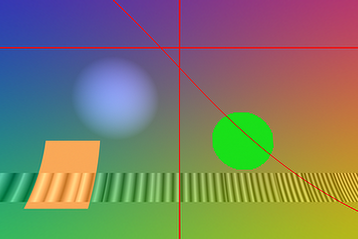
#> input picture fisheyeFriendUnity/Tools/TestData/render-rgb8-default.png, 358 x 239 px, given in place of mask_1200x800.png, which was not available
$ python region.py ../TestData/render-rgb8-default.png
#> lines starting #> are read from the running program, lines starting #| are printed output that depends on the picture
"""region.py <methods,comma>: PSNR by distance from the frame centre (normalised radius bands), both conditions."""
import os, sys, numpy as np
from PIL import Image
E=os.environ.get("FFEXP", ".")
m=np.asarray(Image.open(f"{E}/mask_1200x800.png"))>0
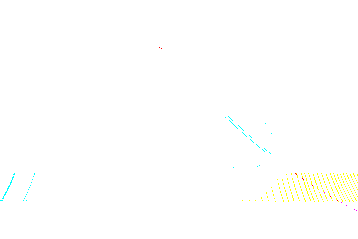
#> m: shape (239, 358, 3) bool; mean R, G, B 0.999, 1, 0.996
#> (the run stopped early here; a loop or call above may not have finished)

$ run again, on fisheyeFriendUnity/Tools/TestData/render-rgb8-noise.png
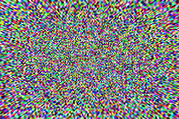
#> input picture fisheyeFriendUnity/Tools/TestData/render-rgb8-noise.png, 179 x 119 px, given in place of mask_1200x800.png, which was not available
#> `m=np.asarray(Image.open(f"{E}/mask_1200x800.png"))>0`:
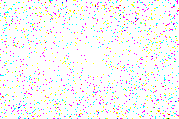
#> m: shape (119, 179, 3) bool; mean R, G, B 0.97, 0.969, 0.97
